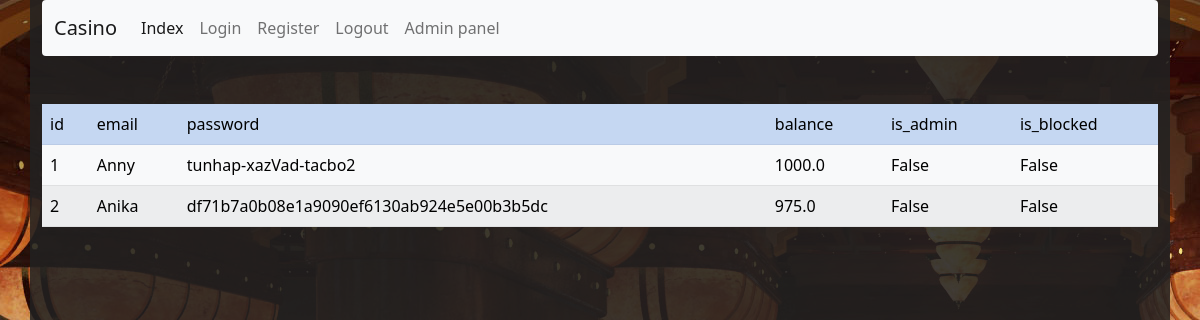
Before: /admin/users with the older database file.
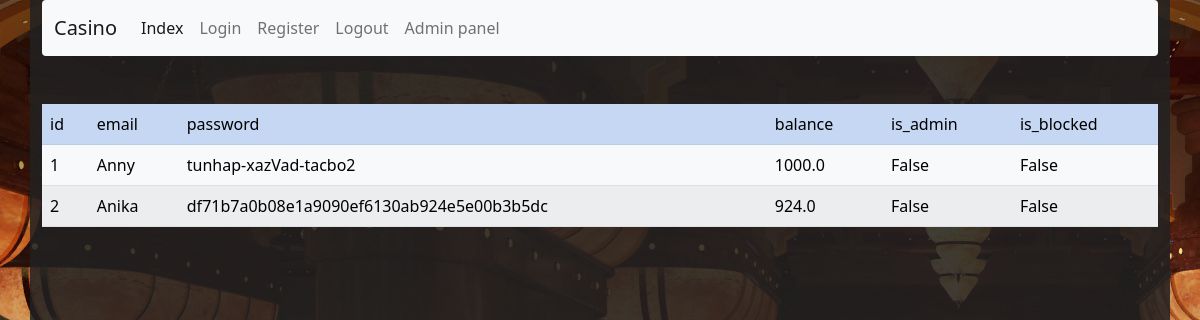
After: the same page with the newer database file.
### main.py (models this page shows)
class User(db.Model):
    __tablename__ = "user"
    id = db.Column(db.Integer, primary_key=True)
    email = db.Column(db.String(100), nullable=False)
    password = db.Column(db.String(255), nullable=False)
    balance = db.Column(db.Float, default=1000)
    is_admin = db.Column(db.Boolean, default=False)
    is_blocked = db.Column(db.Boolean, default=False)
    date_of_birth = db.Column(db.DateTime, default=datetime.utcnow)
    user_games = db.Column(db.Integer, db.ForeignKey('game.id'))

### main.py (the view)
@app.route("/admin/users")
def admin_users():
    users = User.query.all()
    return render_template("admin_users.html", users=users)

### templates/admin_users.html (shortened to what this page needs)
{% extends 'base.html' %}
{% block body %}
    <table class="table table-striped table-hover">
        <tr class="table-primary">
            <td>id</td>
            <td>email</td>
            <td>password</td>
            <td>balance</td>
            <td>is_admin</td>
            <td>is_blocked</td>
        </tr>
        {% for user in users %}
            <tr class="table-light">
                <td>{{ user.id }}</td>
                <td>{{ user.email }}</td>
                <td>{{ user.password }}</td>
                <td>{{ user.balance }}</td>
                <td>{{ user.is_admin }}</td>
                <td>{{ user.is_blocked }}</td>
            </tr>
        {% endfor %}
    </table>
{% endblock %}

Changed rows visible on the page:
changed User "Anika": balance "975.0" → "924.0"
